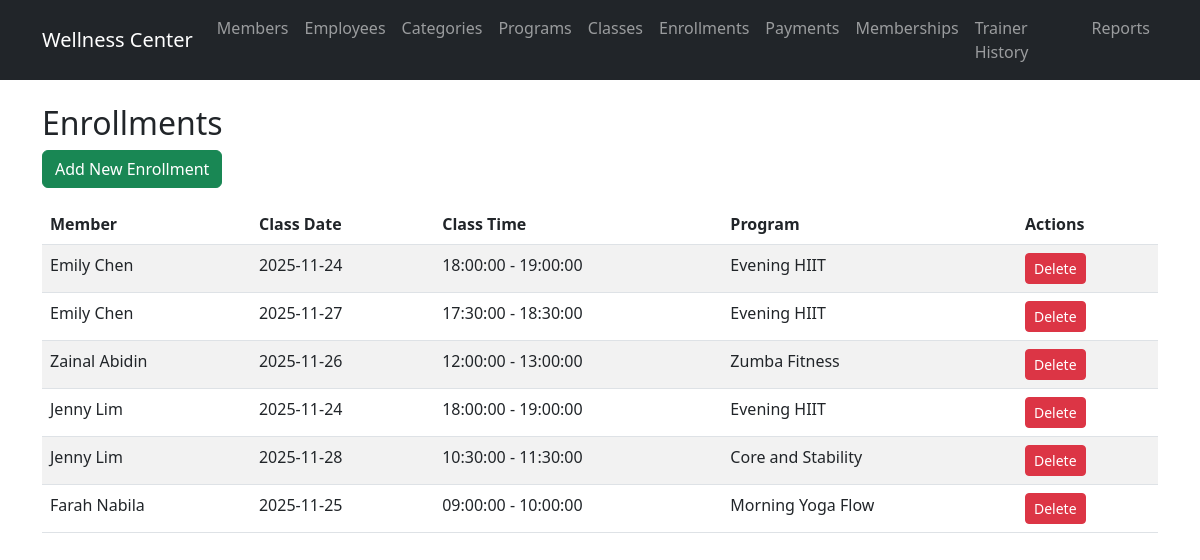
Page /routes/enrollments/view.php on the committed database.
### tables this page shows
CREATE TABLE `class_member` (
  `class_id` int(11) NOT NULL,
  `member_id` int(11) NOT NULL
);

CREATE TABLE `member` (
  `member_id` int(11) NOT NULL,
  `member_name` varchar(100) NOT NULL,
  `member_ic` VARCHAR(12) NOT NULL,
  `member_contact` VARCHAR(20) NOT NULL,
  `gender` varchar(10) DEFAULT NULL,
  `date_of_birth` date DEFAULT NULL,
  `membership_status` varchar(20) DEFAULT NULL,
  `type_id` int(11) DEFAULT NULL
);

CREATE TABLE `class` (
  `class_id` int(11) NOT NULL,
  `class_date` date NOT NULL,
  `start_time` time DEFAULT NULL,
  `end_time` time DEFAULT NULL,
  `room_number` varchar(10) DEFAULT NULL,
  `program_id` int(11) NOT NULL,
  `employee_id` int(11) NOT NULL
);

CREATE TABLE `program` (
  `program_id` int(11) NOT NULL,
  `program_name` varchar(100) NOT NULL,
  `program_duration` varchar(50) DEFAULT NULL,
  `program_fee` decimal(10,2) DEFAULT NULL,
  `employee_id` int(11) NOT NULL,
  `category_id` int(11) DEFAULT NULL
);

### models/Enrollment.php (called while the page is built, shortened)
<?php
require_once __DIR__ . '/../config/database.php';
class Enrollment {
    private $pdo;
    public function __construct() {
        global $pdo;
        $this->pdo = $pdo;
    }
    public function getAll() {
        $stmt = $this->pdo->query("
            SELECT cm.*, m.member_name, c.class_date, c.start_time, c.end_time, p.program_name
            FROM class_member cm
            JOIN member m ON cm.member_id = m.member_id
            JOIN class c ON cm.class_id = c.class_id
            JOIN program p ON c.program_id = p.program_id
        ");
        return $stmt->fetchAll(PDO::FETCH_ASSOC);
    }
}
?>

### routes/enrollments/view.php (the view)
<?php
require_once '../../models/Enrollment.php';
$enrollment = new Enrollment();
$enrollments = $enrollment->getAll();
include '../../views/header.php';
?>
<h2>Enrollments</h2>
<a href="create.php" class="btn btn-success mb-3">Add New Enrollment</a>
<table class="table table-striped">
    <thead>
        <tr>
            <th>Member</th>
            <th>Class Date</th>
            <th>Class Time</th>
            <th>Program</th>
            <th>Actions</th>
        </tr>
    </thead>
    <tbody>
        <?php foreach ($enrollments as $e): ?>
        <tr>
            <td><?php echo $e['member_name']; ?></td>
            <td><?php echo $e['class_date']; ?></td>
            <td><?php echo $e['start_time'] . ' - ' . $e['end_time']; ?></td>
            <td><?php echo $e['program_name']; ?></td>
            <td>
                <a href="delete.php?class_id=<?php echo $e['class_id']; ?>&member_id=<?php echo $e['member_id']; ?>" class="btn btn-danger btn-sm">Delete</a>
            </td>
        </tr>
        <?php endforeach; ?>
    </tbody>
</table>
<?php include '../../views/footer.php'; ?>

### rows in the picture
class_member: member.member_name "Emily Chen", class.class_date "2025-11-24", class.start_time "18:00:00", class.end_time "19:00:00", program.program_name "Evening HIIT"
class_member: member.member_name "Emily Chen", class.class_date "2025-11-27", class.start_time "17:30:00", class.end_time "18:30:00", program.program_name "Evening HIIT"
class_member: member.member_name "Zainal Abidin", class.class_date "2025-11-26", class.start_time "12:00:00", class.end_time "13:00:00", program.program_name "Zumba Fitness"
class_member: member.member_name "Jenny Lim", class.class_date "2025-11-24", class.start_time "18:00:00", class.end_time "19:00:00", program.program_name "Evening HIIT"
class_member: member.member_name "Jenny Lim", class.class_date "2025-11-28", class.start_time "10:30:00", class.end_time "11:30:00", program.program_name "Core and Stability"
class_member: member.member_name "Farah Nabila", class.class_date "2025-11-25", class.start_time "09:00:00", class.end_time "10:00:00", program.program_name "Morning Yoga Flow"
